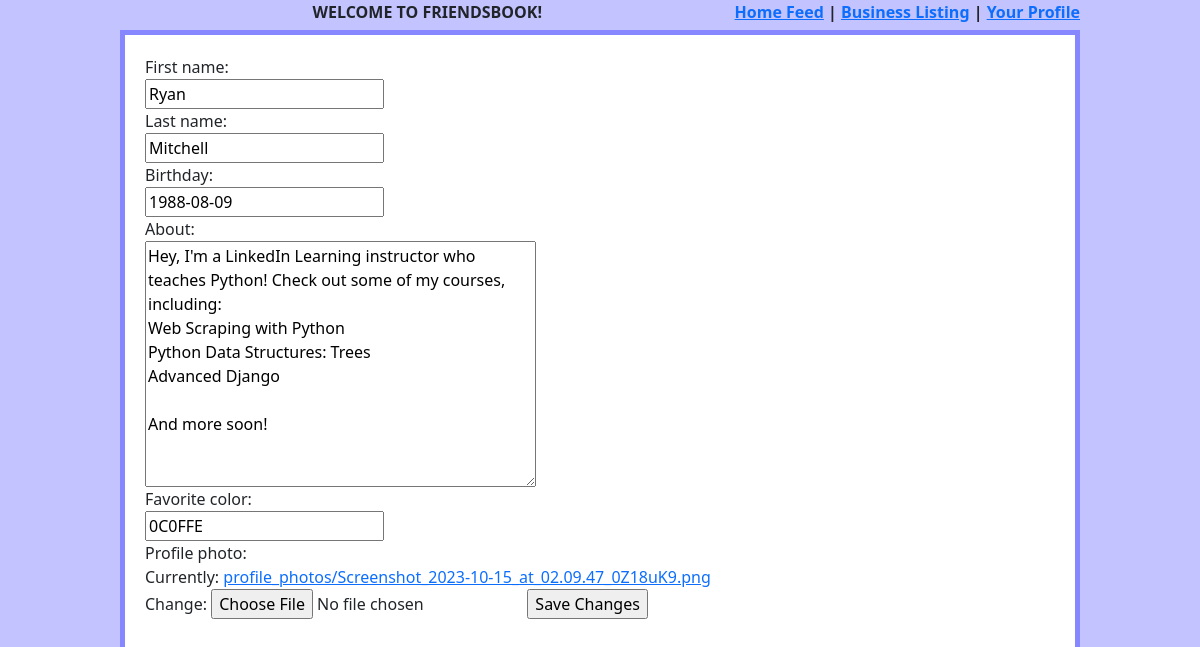
The app's page /useraccount/1/edit (signed in) with its own data.
### useraccount/models.py (models this page shows, shortened)
class UserAccount(models.Model):
    user = models.ForeignKey(User, null=False, blank=False, on_delete=CASCADE)
    first_name = models.CharField(max_length=140)
    last_name = models.CharField(max_length=140)
    created_on = models.DateTimeField('date created', auto_now_add=True)
    birthday = models.DateField()
    location = models.CharField(max_length=200)
    favorite_color = RGBcolorField(null=True)
    about = models.TextField(null=True)
    profile_photo = models.ImageField(upload_to='profile_photos', null=True)

### useraccount/views.py (the view)
# urls.py: path('useraccount/<int:useraccount_id>/edit', useraccount_edit, name='edit user profile'),
def useraccount_edit(request, useraccount_id):
    useraccount = get_object_or_404(UserAccount, id=useraccount_id)
    if not request.user or (request.user.id != useraccount.user.id):
        return HttpResponseForbidden()
    template = loader.get_template('useraccount_edit.html')
    if request.method == "POST":
        form = UserAccountForm(request.POST, request.FILES, instance=useraccount)
        if form.is_valid():
            form.save()
            return HttpResponse(template.render({'profile_edit_form': UserAccountForm(initial=model_to_dict(useraccount)), 'useraccount': useraccount}, request))
        else:
            return HttpResponse(template.render({
                'profile_edit_form': UserAccountForm(initial=model_to_dict(useraccount)),
                'useraccount': useraccount,
                'errors': form.errors}, request))
    else:
        return HttpResponse(template.render({'profile_edit_form': UserAccountForm(initial=model_to_dict(useraccount)), 'useraccount': useraccount}, request))

### useraccount/forms.py (shortened to what this page needs)
class UserAccountForm(forms.ModelForm):
    class Meta:
        model = UserAccount
        fields = ['first_name', 'last_name', 'birthday', 'about', "favorite_color", "profile_photo"]

### useraccount/models.py (called while the page is built)
def int_to_hex(value):
    hex_val = format(value, 'X')
    hex_val = '0'*(6-len(hex_val)) + hex_val
    return hex_val

    def from_db_value(self, value, expression, connection):
        if value is None:
            return None
        return int_to_hex(value)

### useraccount/templates/useraccount_edit.html (shortened to what this page needs)
{% include 'header.html' %}
<div class="wrapper">
    <form method="post" action="/useraccount/{{useraccount.id}}/edit" enctype="multipart/form-data">
        {{profile_edit_form}}
        <input type="submit" value="Save Changes" />
    </form>
</div>

### static/css/styles.css (style rules this page uses)
label { display: block; }
.wrapper { border: 5px solid rgb(135, 135, 255); width: 80%; margin: auto; padding: 20px; background-color: white; height: 100%; }

### records on screen
UserAccount: first_name "Ryan", last_name "Mitchell", birthday "1988-08-09", about "Hey, I'm a LinkedIn Learning instructor who teaches Python! Check out some of my courses, including: Web Scraping with Python Python Data Structures: Trees Advanced Django And more soon!", favorite_color "0C0FFE"
